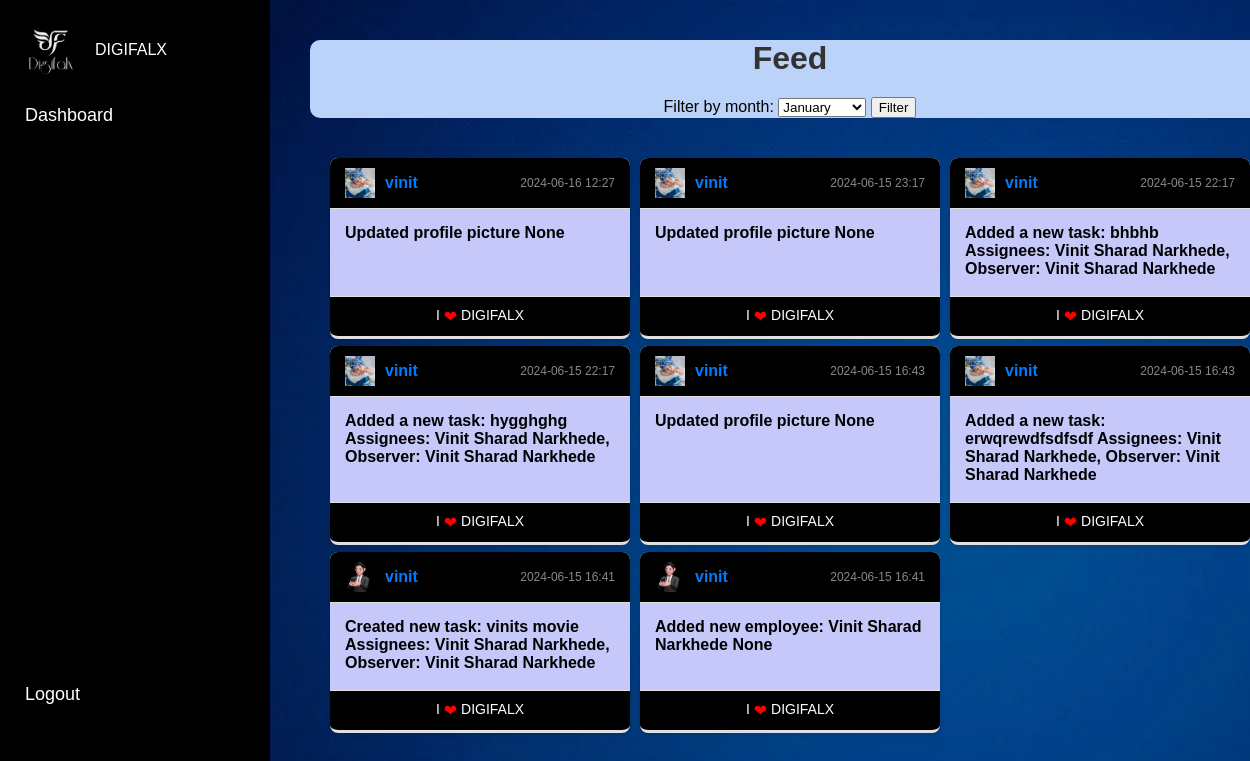
The app's page /feed with its own data.
### app.py (models this page shows, shortened)
class FeedEntry(db.Model):
    id = db.Column(db.Integer, primary_key=True)
    admin_id = db.Column(db.Integer, db.ForeignKey('admin.id'), nullable=True)
    employee_id = db.Column(db.Integer, db.ForeignKey('employee.id'), nullable=True)
    action = db.Column(db.String(255), nullable=False)
    details = db.Column(db.String(255), nullable=True)
    timestamp = db.Column(db.DateTime, default=datetime.utcnow)
    admin = db.relationship('Admin', backref=db.backref('feed_entries', lazy=True))
    employee = db.relationship('Employee', backref=db.backref('feed_entries', lazy=True))

class Employee(db.Model):
    id = db.Column(db.Integer, primary_key=True)
    username = db.Column(db.String(150), nullable=False, unique=True)
    password = db.Column(db.String(150), nullable=False)
    name = db.Column(db.String(100), nullable=False)
    email = db.Column(db.String(100), nullable=False)
    position = db.Column(db.String(100), nullable=False)
    joining_date = db.Column(db.Date, nullable=False, default=datetime.utcnow)
    profile_picture = db.Column(db.String(120), nullable=True)
    group_id = db.Column(db.Integer, db.ForeignKey('group.id'), nullable=True)
    events = db.relationship('Event', backref='employee', lazy=True)
    time_entries = db.relationship('TimeEntry', backref='employee', lazy=True)
    tasks = db.relationship('Task', backref='assigned_employee', foreign_keys=[Task.employee_id], lazy=True)
    observed_tasks = db.relationship('Task', backref='observer_employee', foreign_keys=[Task.observer_id], lazy=True)

class Admin(db.Model):
    id = db.Column(db.Integer, primary_key=True)
    username = db.Column(db.String(150), nullable=False, unique=True)
    password = db.Column(db.String(150), nullable=False)
    email = db.Column(db.String(150), nullable=False)
    position = db.Column(db.String(150), nullable=False)

### app.py (the view)
@app.route('/feed', methods=['GET'])
def feed():
    month = request.args.get('month', None)
    if month:
        month_start = datetime.strptime(month, '%Y-%m')
        month_end = (month_start.replace(day=28) + timedelta(days=4)).replace(day=1) - timedelta(days=1)
        feed_entries = FeedEntry.query.filter(FeedEntry.timestamp >= month_start, FeedEntry.timestamp <= month_end).order_by(FeedEntry.timestamp.desc()).all()
    else:
        feed_entries = FeedEntry.query.order_by(FeedEntry.timestamp.desc()).all()
    months = [
        {'name': 'January', 'value': '2024-01'},
        {'name': 'February', 'value': '2024-02'},
        {'name': 'March', 'value': '2024-03'},
        {'name': 'April', 'value': '2024-04'},
        {'name': 'May', 'value': '2024-05'},
        {'name': 'June', 'value': '2024-06'},
        {'name': 'July', 'value': '2024-07'},
        {'name': 'August', 'value': '2024-08'},
        {'name': 'September', 'value': '2024-09'},
        {'name': 'October', 'value': '2024-10'},
        {'name': 'November', 'value': '2024-11'},
        {'name': 'December', 'value': '2024-12'},
    ]
    selected_month = month
    return render_template('feed.html', feed_entries=feed_entries, months=months, selected_month=selected_month)

### templates/feed.html (shortened to what this page needs)
<!doctype html>
<html lang="en">
<head>
</head>
<body>
  <div class="sidebar" id="mySidebar">
    <div class="sidebar-header">
        <img src="/static/images/logo.png" alt="Logo" class="sidebar-logo">
        <span class="sidebar-text">DIGIFALX</span>
    </div>
    <a href="{{ url_for('userhome') }}"> <span
            class="menu-text">Dashboard</span></a>
    <a href="{{ url_for('logout') }}" class="logout"> <span
            class="menu-text">Logout</span></a>
</div>
<div id="main" class="content">
  <div class="filter-container">
    <h1>Feed</h1>
    <form method="GET" action="{{ url_for('feed') }}">
      <label for="month">Filter by month:</label>
      <select name="month" id="month">
        {% for month in months %}
        <option value="{{ month.value }}" {% if selected_month==month.value %}selected{% endif %}>{{ month.name }}
        </option>
        {% endfor %}
      </select>
      <button type="submit">Filter</button>
    </form>
  </div>
  <div class="feed-container">
    {% for entry in feed_entries %}
    <div class="feed-entry">
      <div class="header">
        {% if entry.admin %}
        <img src="{{ url_for('static', filename='profile_pics/admindefault.png') }}" alt="Admin Profile Picture"
          class="profile-pic admin">
        <span class="username">{{ entry.admin.username }}</span>
        {% else %}
        {% if entry.employee and entry.employee.profile_picture %}
        <img src="{{ url_for('static', filename='profile_pics/' ~ entry.employee.profile_picture) }}"
          alt="Employee Profile Picture" class="profile-pic">
        {% else %}
        <img src="{{ url_for('static', filename='profile_pics/default.png') }}" alt="Default Profile Picture"
          class="profile-pic">
        {% endif %}
        <span class="username">{{ entry.employee.username if entry.employee else 'Unknown' }}</span>
        {% endif %}
        <span class="timestamp">{{ entry.timestamp.strftime('%Y-%m-%d %H:%M') }}</span>
      </div>
      <div class="content">
        {% if entry.admin %}
          <strong>{{ entry.action }} {{ entry.details }}</strong>
        {% else %}
          <strong>{{ entry.action }} {{ entry.details }}</strong>
        {% endif %}
      </div>
      <div class="footer">
        I <span class="heart">❤</span> DIGIFALX
      </div>
    </div>
    {% endfor %}
  </div>
</div>
</body>
</html>

### templates/feed.html (style rules this page uses)
body { margin: 0; background: linear-gradient(120deg, #f0f4f8, #d9e2ec); font-family: 'Trebuchet MS', 'Lucida Sans Unicode', 'Lucida Grande', 'Lucida Sans', Arial, sans-serif; background-image: url(/static/images/bg.png); }
.sidebar { height: 100%; width: 270px; position: fixed; top: 0; left: 0; background-color: black; overflow-x: hidden; transition: 0.5s; padding-top: 0; z-index: 1000; }
.sidebar-header { display: flex; align-items: center; padding: 15px 25px; color: white; margin-top: 10px; }
.sidebar-logo { width: 50px; height: 50px; margin-right: 20px; }
.sidebar-text { flex-grow: 1; }
.sidebar a { padding: 15px 25px; text-decoration: none; font-size: large; color: rgb(255, 255, 255); display: block; transition: 0.3s; }
.sidebar a.logout { position: absolute; bottom: 80px; width: 100%; }
#main { transition: margin-left 0.5s; padding: 20px; margin-left: 290px; width: calc(100% - 290px); }
h1 { text-align: center; margin: 20px 0; color: #333; }
.filter-container { text-align: center; margin-bottom: 20px; background: #bbd2f9; border-radius: 10px; }
.feed-container { display: grid; grid-template-columns: repeat(auto-fill, minmax(250px, 1fr)); gap: 10px; padding: 20px; }
.feed-entry { background-color: #fff; border-radius: 8px; box-shadow: 0 2px 5px rgba(0, 0, 0, 0.1); transition: border-color 0.3s ease, box-shadow 0.3s ease; position: relative; display: flex; flex-direction: column; overflow: hidden; height: 100%; border-bottom: 3px solid #e0e0e0; }
.feed-entry .header { background-color: #000000; padding: 10px 15px; display: flex; align-items: center; border-bottom: 1px solid #e0e0e0; }
.feed-entry .header .profile-pic { width: 30px; height: 30px; object-fit: cover; margin-right: 10px; }
.feed-entry .header .profile-pic.admin { border-radius: 0; }
.feed-entry .header .username { font-weight: bold; color: #007BFF; }
.feed-entry .header .timestamp { font-size: 12px; color: #888; margin-left: auto; }
.feed-entry .content { display: flex; align-items: left; padding: 15px; flex-grow: 1; background: #c7c8fa; }
.feed-entry .footer { padding: 10px 15px; background-color: #000000; text-align: center; border-top: 1px solid #e0e0e0; font-size: 14px; color: #ffffff; }
.feed-entry .footer .heart { color: red; font-size: 16px; vertical-align: middle; }

### records on screen
FeedEntry: profile_picture (picture), employee "vinit", timestamp "2024-06-16 12:27", action "Updated profile picture", details "None"
FeedEntry: profile_picture (picture), employee "vinit", timestamp "2024-06-15 23:17", action "Updated profile picture", details "None"
FeedEntry: profile_picture (picture), employee "vinit", timestamp "2024-06-15 22:17", action "Added a new task: bhbhb", details "Assignees: Vinit Sharad Narkhede, Observer: Vinit Sharad Narkhede"
FeedEntry: profile_picture (picture), employee "vinit", timestamp "2024-06-15 22:17", action "Added a new task: hygghghg", details "Assignees: Vinit Sharad Narkhede, Observer: Vinit Sharad Narkhede"
FeedEntry: profile_picture (picture), employee "vinit", timestamp "2024-06-15 16:43", action "Updated profile picture", details "None"
FeedEntry: profile_picture (picture), employee "vinit", timestamp "2024-06-15 16:43", action "Added a new task: erwqrewdfsdfsdf", details "Assignees: Vinit Sharad Narkhede, Observer: Vinit Sharad Narkhede"
FeedEntry: admin.username "vinit", timestamp "2024-06-15 16:41", action "Created new task: vinits movie", details "Assignees: Vinit Sharad Narkhede, Observer: Vinit Sharad Narkhede"
FeedEntry: admin.username "vinit", timestamp "2024-06-15 16:41", action "Added new employee: Vinit Sharad Narkhede", details "None"

### other values on screen
form field month "January"
